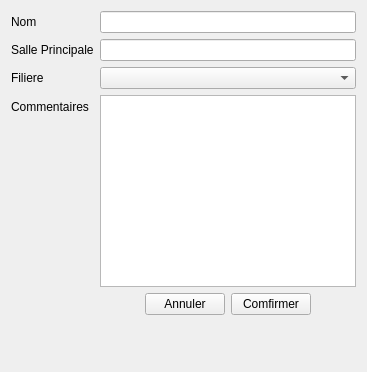
                   <widget class="QWidget" name="tabClass">
                    <attribute name="icon">
                     <iconset>
                      <normaloff>../resources/images/users-alt.png</normaloff>../resources/images/users-alt.png</iconset>
                    </attribute>
                    <attribute name="title">
                     <string>CLASSE</string>
                    </attribute>
                    <layout class="QHBoxLayout" name="horizontalLayout_10">
                     <item>
                      <layout class="QFormLayout" name="addStudentForm">
                       <item row="0" column="0">
                        <widget class="QLabel" name="classLibelleLabel">
                         <property name="text">
                          <string>Nom</string>
                         </property>
                        </widget>
                       </item>
                       <item row="0" column="1">
                        <widget class="QLineEdit" name="classNomEdit"/>
                       </item>
                       <item row="1" column="0">
                        <widget class="QLabel" name="classSalleLabel">
                         <property name="text">
                          <string>Salle Principale</string>
                         </property>
                        </widget>
                       </item>
                       <item row="1" column="1">
                        <widget class="QLineEdit" name="classSalleEdit"/>
                       </item>
                       <item row="2" column="0">
                        <widget class="QLabel" name="label_4">
                         <property name="text">
                          <string>Filiere</string>
                         </property>
                        </widget>
                       </item>
                       <item row="2" column="1">
                        <widget class="QComboBox" name="comboBox_3"/>
                       </item>
                       <item row="3" column="0">
                        <widget class="QLabel" name="labelNoteClass">
                         <property name="text">
                          <string>Commentaires</string>
                         </property>
                        </widget>
                       </item>
                       <item row="3" column="1">
                        <widget class="QPlainTextEdit" name="classNoteEdit"/>
                       </item>
                       <item row="4" column="1">
                        <layout class="QHBoxLayout" name="horizontalLayout_19">
                         <item>
                          <spacer name="horizontalSpacer_5">
                           <property name="orientation">
                            <enum>Qt::Horizontal</enum>
                           </property>
                           <property name="sizeHint" stdset="0">
                            <size>
                             <width>40</width>
                             <height>20</height>
                            </size>
                           </property>
                          </spacer>
                         </item>
                         <item>
                          <widget class="QPushButton" name="btnClassAnnuler">
                           <property name="text">
                            <string>Annuler</string>
                           </property>
                           <property name="icon">
                            <iconset>
                             <normaloff>../resources/images/icons8-close-48.png</normaloff>../resources/images/icons8-close-48.png</iconset>
                           </property>
                          </widget>
                         </item>
                         <item>
                          <widget class="QPushButton" name="btnClassComfirm">
                           <property name="text">
                            <string>Comfirmer</string>
                           </property>
                           <property name="icon">
                            <iconset>
                             <normaloff>../resources/images/icons8-save-all-48.png</normaloff>../resources/images/icons8-save-all-48.png</iconset>
                           </property>
                          </widget>
                         </item>
                         <item>
                          <spacer name="horizontalSpacer_6">
                           <property name="orientation">
                            <enum>Qt::Horizontal</enum>
                           </property>
                           <property name="sizeHint" stdset="0">
                            <size>
                             <width>40</width>
                             <height>20</height>
                            </size>
                           </property>
                          </spacer>
                         </item>
                        </layout>
                       </item>
                       <item row="5" column="1">
                        <spacer name="verticalSpacer_8">
                         <property name="orientation">
                          <enum>Qt::Vertical</enum>
                         </property>
                         <property name="sizeHint" stdset="0">
                          <size>
                           <width>20</width>
                           <height>40</height>
                          </size>
                         </property>
                        </spacer>
                       </item>
                      </layout>
                     </item>
                    </layout>
                   </widget>
